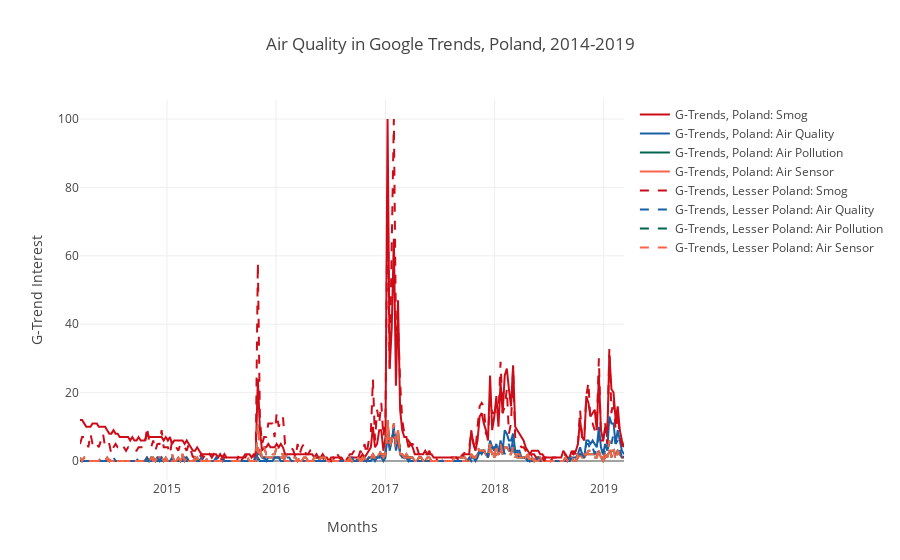

The code cell stored with this chart in its notebook:
### Code cell
import plotly
from plotly.offline import download_plotlyjs, init_notebook_mode, plot, iplot
init_notebook_mode(connected=True)
# --------------------------------------------------------------------------------------------------------
# params = {
#     "username": username,
#     "api_key": api_key,
# }
# plotly.tools.set_credentials_file(params)
# --------------------------------------------------------------------------------------------------------
# Create and style traces
poland0 = go.Scatter(
    x = timelinePoland_df['date'],
    y = timelinePoland_df['smog'],
    name = 'G-Trends, Poland: Smog',
    line = dict(
        color = ('rgb(205, 12, 24)'),
        width = 2)
)
poland1 = go.Scatter(
    x = timelinePoland_df['date'],
    y = timelinePoland_df['jakość powietrza'],
    name = 'G-Trends, Poland: Air Quality',
    line = dict(
        color = ('rgb(22, 96, 167)'),
        width = 2,)
)
poland2 = go.Scatter(
    x = timelinePoland_df['date'],
    y = timelinePoland_df['zanieczyszczenie powietrza'],
    name = 'G-Trends, Poland: Air Pollution',
    line = dict(
        color = ('rgb(0,100,80)'),
        width = 2,)
)
poland3 = go.Scatter(
    x = timelinePoland_df['date'],
    y = timelinePoland_df['zanieczyszczenie powietrza'],
    name = 'G-Trends, Poland: Air Sensor',
    line = dict(
        color = ('rgb(255,99,71)'),
        width = 2,)
)

lesserPoland0 = go.Scatter(
    x = timelinePLMA_df['date'],
    y = timelinePLMA_df['smog'],
    name = 'G-Trends, Lesser Poland: Smog',
    line = dict(
        color = ('rgb(205, 12, 24)'),
        width = 2,
    dash = 'dash')
)
lesserPoland1 = go.Scatter(
    x = timelinePLMA_df['date'],
    y = timelinePLMA_df['jakość powietrza'],
    name = 'G-Trends, Lesser Poland: Air Quality',
    line = dict(
        color = ('rgb(22, 96, 167)'),
        width = 2,
    dash = 'dash')
)
lesserPoland2 = go.Scatter(
    x = timelinePLMA_df['date'],
    y = timelinePLMA_df['zanieczyszczenie powietrza'],
    name = 'G-Trends, Lesser Poland: Air Pollution',
    line = dict(
        color = ('rgb(0,100,80)'),
        width = 2,
    dash = 'dash')
)
lesserPoland3 = go.Scatter(
    x = timelinePLMA_df['date'],
    y = timelinePLMA_df['zanieczyszczenie powietrza'],
    name = 'G-Trends, Lesser Poland: Air Sensor',
    line = dict(
        color = ('rgb(255,99,71)'),
        width = 2,
    dash = 'dash')
)


data = [poland0,poland1,poland2,poland3,lesserPoland0,lesserPoland1,lesserPoland2,lesserPoland3]
    
layout = dict(title = 'Air Quality in Google Trends, Poland, 2014-2019',
              xaxis = dict(title = 'Months'),
              yaxis = dict(title = 'G-Trend Interest'),
              )

fig = dict(data=data, layout=layout)
iplot(fig, filename='poland_GTrends')
                      
# plotly.offline.plot(data, filename='poland_GTrends_TimeS') # Saving as an html file
    # Ref: https://plot.ly/python/offline/

### Figure 1 — Plotly figure (JSON) as saved in the notebook; plotly's stock layout.template omitted (floating-point values rounded to 4 significant figures; data arrays with more than 128 entries replaced by an {"elided": "..."} marker saying what was removed)
{"data": [{"line": {"color": "rgb(205, 12, 24)", "width": 2}, "name": "G-Trends, Poland: Smog", "type": "scatter", "uid": "be6c1e52-1524-4c64-8d75-4a9fa6ead6c2", "x": {"elided": "261 str values"}, "y": {"elided": "261 int values"}}, {"line": {"color": "rgb(22, 96, 167)", "width": 2}, "name": "G-Trends, Poland: Air Quality", "type": "scatter", "uid": "6d9b333e-ad2d-49b0-8431-bab1ba633064", "x": {"elided": "261 str values"}, "y": {"elided": "261 int values"}}, {"line": {"color": "rgb(0,100,80)", "width": 2}, "name": "G-Trends, Poland: Air Pollution", "type": "scatter", "uid": "cfe8b740-fbdd-4758-a7d9-516e1f96e0a7", "x": {"elided": "261 str values"}, "y": {"elided": "261 int values"}}, {"line": {"color": "rgb(255,99,71)", "width": 2}, "name": "G-Trends, Poland: Air Sensor", "type": "scatter", "uid": "d5fd6ad0-7623-46ee-b885-c1bf739d09b5", "x": {"elided": "261 str values"}, "y": {"elided": "261 int values"}}, {"line": {"color": "rgb(205, 12, 24)", "dash": "dash", "width": 2}, "name": "G-Trends, Lesser Poland: Smog", "type": "scatter", "uid": "da895643-e865-4c0f-8dbe-650c8b36817e", "x": {"elided": "261 str values"}, "y": {"elided": "261 int values"}}, {"line": {"color": "rgb(22, 96, 167)", "dash": "dash", "width": 2}, "name": "G-Trends, Lesser Poland: Air Quality", "type": "scatter", "uid": "339afc23-20e4-46a7-b10a-a60bab797faa", "x": {"elided": "261 str values"}, "y": {"elided": "261 int values"}}, {"line": {"color": "rgb(0,100,80)", "dash": "dash", "width": 2}, "name": "G-Trends, Lesser Poland: Air Pollution", "type": "scatter", "uid": "720fd1dd-9154-487b-865a-751bda636d19", "x": {"elided": "261 str values"}, "y": {"elided": "261 int values"}}, {"line": {"color": "rgb(255,99,71)", "dash": "dash", "width": 2}, "name": "G-Trends, Lesser Poland: Air Sensor", "type": "scatter", "uid": "986216dc-380f-47f7-95bf-87d5d237ee6a", "x": {"elided": "261 str values"}, "y": {"elided": "261 int values"}}], "layout": {"title": {"text": "Air Quality in Google Trends, Poland, 2014-2019"}, "xaxis": {"title": {"text": "Months"}}, "yaxis": {"title": {"text": "G-Trend Interest"}}}}
